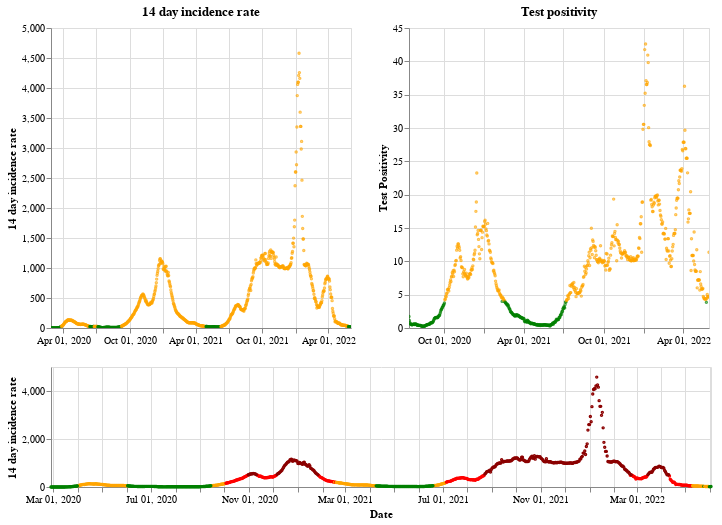

Write notebook code for a chart like this one.
### Markdown cell above
## Wales

### Code cell
plot_traffic_light('Wales')

### Figure 1 — Vega-Lite specification as saved in the notebook (floating-point values rounded to 4 significant figures; data arrays with more than 128 entries replaced by an {"elided": "..."} marker saying what was removed)
{"config": {"view": {"continuousWidth": 400, "continuousHeight": 300}}, "vconcat": [{"hconcat": [{"mark": {"type": "point", "size": 2}, "encoding": {"color": {"condition": {"value": "green", "test": "(datum.twoWeeklyCasesRate <= 25)"}, "value": "orange"}, "tooltip": [{"type": "nominal", "field": "areaName"}, {"type": "temporal", "field": "date"}, {"type": "quantitative", "field": "twoWeeklyCasesRate"}, {"type": "quantitative", "field": "testPositivity"}], "x": {"type": "temporal", "axis": {"title": ""}, "field": "date", "scale": {"domain": {"selection": "DateBrush"}}, "timeUnit": "yearmonthdate"}, "y": {"type": "quantitative", "axis": {"title": "14 day incidence rate"}, "field": "twoWeeklyCasesRate"}}, "title": "14 day incidence rate", "width": 300}, {"mark": {"type": "point", "size": 2}, "encoding": {"color": {"condition": {"value": "green", "test": "(datum.testPositivity <= 4)"}, "value": "orange"}, "tooltip": [{"type": "nominal", "field": "areaName"}, {"type": "temporal", "field": "date"}, {"type": "quantitative", "field": "twoWeeklyCasesRate"}, {"type": "quantitative", "field": "testPositivity"}], "x": {"type": "temporal", "axis": {"title": ""}, "field": "date", "scale": {"domain": {"selection": "DateBrush"}}, "timeUnit": "yearmonthdate"}, "y": {"type": "quantitative", "axis": {"title": "Test Positivity"}, "field": "testPositivity"}}, "title": "Test positivity", "width": 300}]}, {"layer": [{"mark": {"type": "point", "size": 2}, "encoding": {"color": {"condition": {"value": "orange", "test": "(((datum.testPositivity < 4) && (datum.twoWeeklyCasesRate >= 50)) && (datum.twoWeeklyCasesRate < 200))"}, "value": "red"}, "opacity": {"condition": {"value": 1, "test": "((datum.twoWeeklyCasesRate >= 50) && (datum.twoWeeklyCasesRate < 500))"}, "value": 0}, "tooltip": [{"type": "nominal", "field": "areaName"}, {"type": "temporal", "field": "date"}, {"type": "quantitative", "field": "twoWeeklyCasesRate"}, {"type": "quantitative", "field": "testPositivity"}], "x": {"type": "temporal", "axis": {"title": "Date"}, "field": "date", "timeUnit": "yearmonthdate"}, "y": {"type": "quantitative", "axis": {"title": "14 day incidence rate"}, "field": "twoWeeklyCasesRate"}}, "selection": {"DateBrush": {"type": "interval", "encodings": ["x"], "fields": ["Time"]}}}, {"mark": {"type": "point", "size": 2}, "encoding": {"color": {"value": "darkred"}, "opacity": {"condition": {"value": 1, "test": "(datum.twoWeeklyCasesRate >= 500)"}, "value": 0}, "tooltip": [{"type": "nominal", "field": "areaName"}, {"type": "temporal", "field": "date"}, {"type": "quantitative", "field": "twoWeeklyCasesRate"}, {"type": "quantitative", "field": "testPositivity"}], "x": {"type": "temporal", "axis": {"title": "Date"}, "field": "date", "timeUnit": "yearmonthdate"}, "y": {"type": "quantitative", "axis": {"title": "14 day incidence rate"}, "field": "twoWeeklyCasesRate"}}}, {"mark": {"type": "point", "size": 2}, "encoding": {"color": {"condition": {"value": "green", "test": "((datum.testPositivity < 4) && (datum.twoWeeklyCasesRate < 50))"}, "value": "orange"}, "opacity": {"condition": {"value": 1, "test": "(datum.twoWeeklyCasesRate < 50)"}, "value": 0}, "tooltip": [{"type": "nominal", "field": "areaName"}, {"type": "temporal", "field": "date"}, {"type": "quantitative", "field": "twoWeeklyCasesRate"}, {"type": "quantitative", "field": "testPositivity"}], "x": {"type": "temporal", "axis": {"title": "Date"}, "field": "date", "timeUnit": "yearmonthdate"}, "y": {"type": "quantitative", "axis": {"title": "14 day incidence rate"}, "field": "twoWeeklyCasesRate"}}}], "height": 120, "width": 660}], "data": {"name": "data-4475003cc912c5885e16108d6980afb4"}, "$schema": "https://vega.github.io/schema/vega-lite/v4.8.1.json", "datasets": {"data-4475003cc912c5885e16108d6980afb4": {"elided": "827 records"}}}
